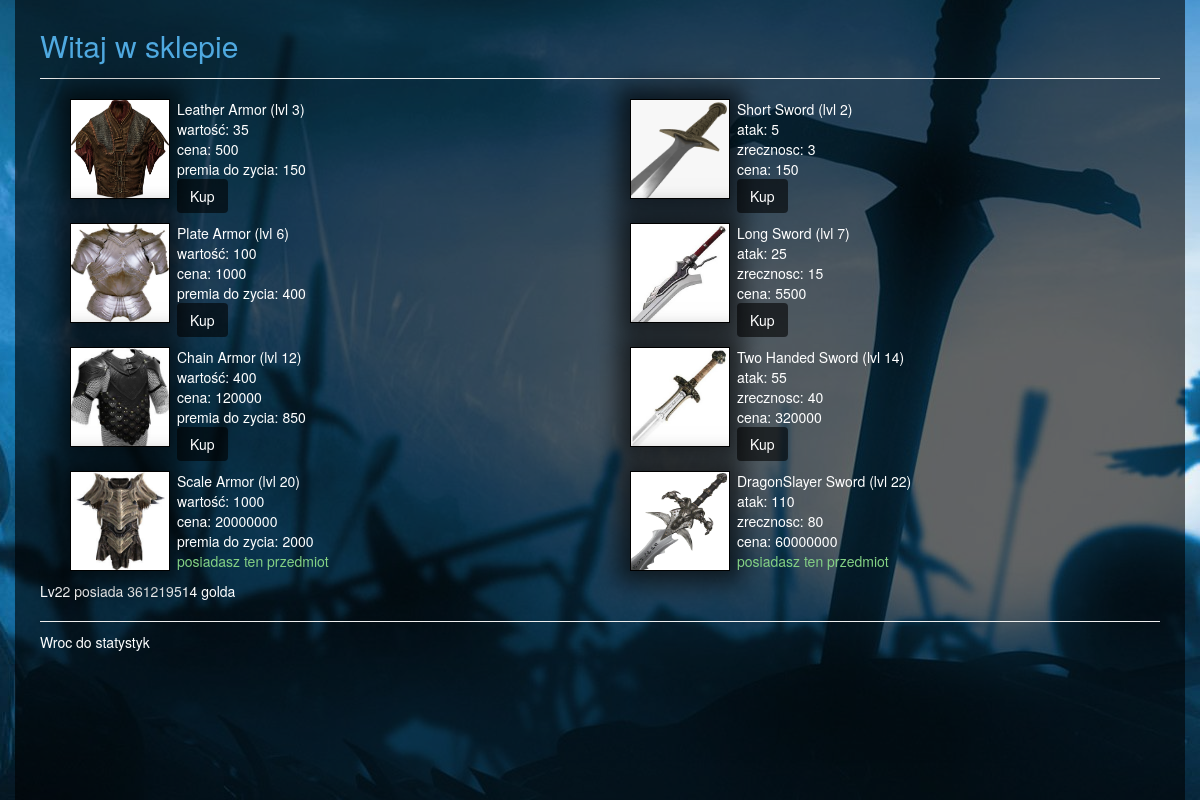
/player/8/shop/, run on an earlier commit of the app's database.
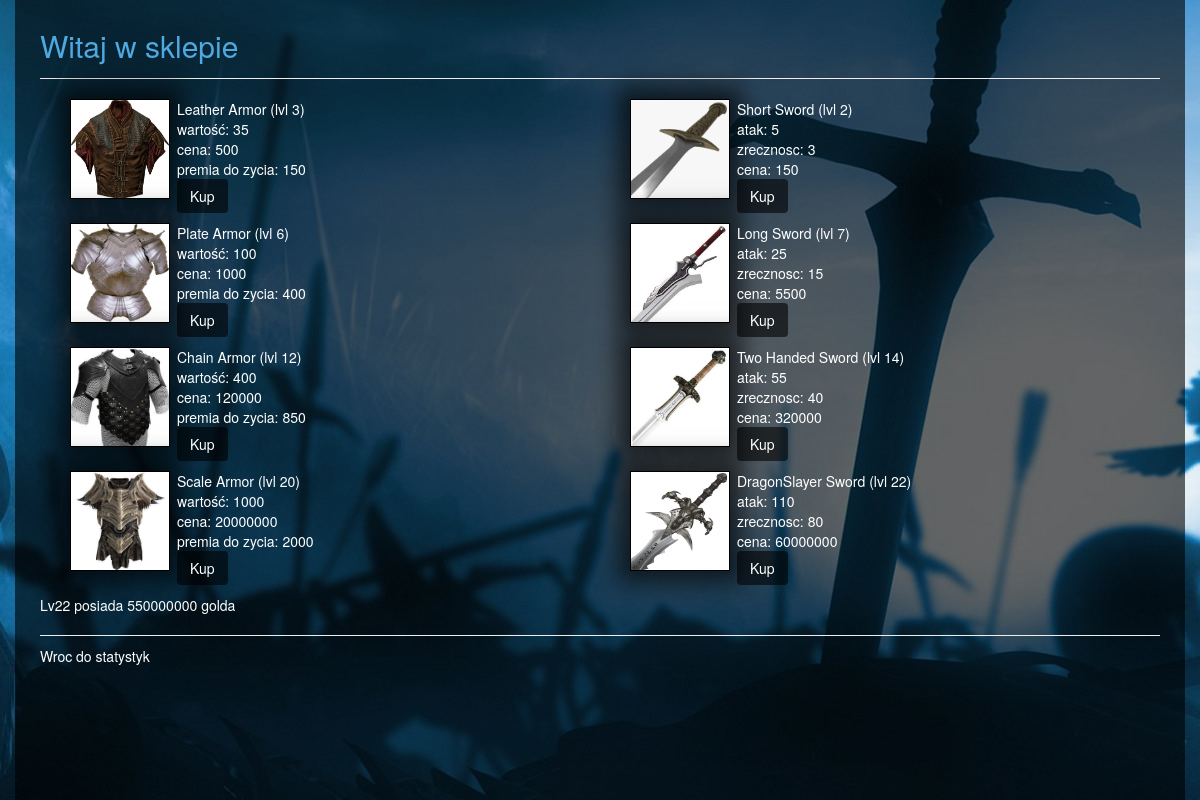
And on a later commit of the database.
### project/models.py (models this page shows, shortened)
class ArmorItem(models.Model):
    name = models.CharField(max_length=30)
    value = models.IntegerField()
    bonus_health = models.IntegerField()
    requiredlv = models.IntegerField()
    price = models.IntegerField()
    def __unicode__(self):
        return self.name

class Weapon(models.Model):
    name = models.CharField(max_length=30)
    bonus_attack = models.IntegerField()
    bonus_agility = models.IntegerField()
    requiredlv = models.IntegerField()
    price = models.IntegerField()
    def __unicode__(self):
        return self.name

class Player(models.Model):
    name = models.CharField(max_length=40)
    level = models.IntegerField()
    experience = models.IntegerField()
    requiredexp = models.IntegerField()
    strength = models.IntegerField()
    agility = models.IntegerField()
    maxhealth = models.IntegerField()
    health = models.IntegerField()
    attack = models.IntegerField()
    maxmana = models.IntegerField()
    mana = models.IntegerField()
    classname = models.ForeignKey(ClassName)
    armorid = models.ForeignKey(ArmorItem)
    bonus_attack = models.IntegerField()
    bonus_agility = models.IntegerField()
    bonus_health = models.IntegerField()
    isarmordamaged = models.BooleanField()
    gold = models.IntegerField()
    dot_damage = models.IntegerField()
    dot_rounds = models.IntegerField()
    small_elixir = models.IntegerField()
    medium_elixir = models.IntegerField()
    big_elixir = models.IntegerField()
    ultimate_elixir = models.IntegerField()

### project/views/shop.py (the view)
# urls.py: url(r'^player/(?P<p>[0-9]+)/shop/$', shop),
def shop(request, p):
    gamer = Player.objects.get(pk=p)
    return render(request, 'shop/shop_items.html', {
        'armor': ArmorItem.objects.exclude(pk=1),
        'weapon': Weapon.objects.all(),
        'p': gamer,
    })

### templates/shop/shop_items.html (shortened to what this page needs)
{% extends 'layout.html' %}
{% block content %}
    <div class="add_player_title">
        Witaj w sklepie
    </div>
    <hr/>
    <div id="this">
        {% include 'shop/buy.html'%}
    </div>
    <hr/>
    <a href="/player/{{p.id}}/">
        Wroc do statystyk
    </a>
{% endblock %}

### templates/shop/buy.html (shortened to what this page needs)
{% load staticfiles %}
  <div class="col-md-6">
        {% for item in armor %}
            <div class="shop">
                <div class="column_left">
                    <div class="armor_img">
                        {%if item.name  == "Leather Armor" %}
                            <img src="{% static 'css/content/armor1.jpg' %}" height="100%", width="100%">
                        {%elif item.name  == "Plate Armor"%}
                            <img src="{% static 'css/content/armor2.jpg' %}" height="100%", width="100%">
                        {%elif item.name  == "Chain Armor"%}
                            <img src="{% static 'css/content/armor3.jpg' %}" height="100%", width="100%">
                        {%else%}
                            <img src="{% static 'css/content/armor4.jpg' %}" height="100%", width="100%">
                        {%endif%}
                    </div>
                </div>
                <div class="armor_info">
                    {{ item.name }} (lvl {{item.requiredlv}})<br />
                    wartość: {{ item.value }}<br />
                    cena: {{ item.price}}<br />
                    premia do zycia: {{ item.bonus_health}}<br />
                    {% if p.armorid == item  %}
                        <div class="green">posiadasz ten przedmiot</div>
                    {% elif p.gold < item.price or p.level < item.requiredlv %}
                        <div class="red">nie mozesz kupic tego przedmiotu</div>
                    {% else %}
                        <button class ="btn btn_attack" onclick="Buy('{{item}}', {{item.price}})">Kup</button>
                    {% endif %}
                </div>
            </div>
        {% endfor %}
    </div>
    <div class="col-md-6">
        {% for item in weapon %}
            <div class="shop">
                <div class="column_left">
                    <div class="armor_img">
                        {%if item.name  == "Short Sword" %}
                            <img src="{% static 'css/content/sword1.jpg' %}" height="100%", width="100%">
                        {%elif item.name  == "Long Sword" %}
                            <img src="{% static 'css/content/sword2.jpg' %}" height="100%", width="100%">
                        {%elif item.name  == "Two Handed Sword" %}
                            <img src="{% static 'css/content/sword3.jpg' %}" height="100%", width="100%">
                        {%else%}
                            <img src="{% static 'css/content/sword4.jpg' %}" height="100%", width="100%">
                        {%endif%}
                    </div>
                </div>
                <div class="armor_info">
                    {{ item.name }} (lvl {{item.requiredlv}})<br />
                    atak: {{ item.bonus_attack }}<br />
                    zrecznosc: {{ item.bonus_agility }}<br />
                    cena: {{ item.price}}<br />
                    {% if p.bonus_attack == item.bonus_attack  %}
                        <div class="green">posiadasz ten przedmiot</div>
                    {% elif p.gold < item.price or p.level < item.requiredlv %}
                        <div class="red">nie mozesz kupic tego przedmiotu</div>
                    {% else %}
                        <button class ="btn btn_attack" onclick="Buy('{{item}}', {{item.price}})">Kup</button>
                    {% endif %}
                </div>
            </div>
        {% endfor %}
    </div>
    <p>
        {{p.name}} posiada {{p.gold}} golda
    </p>

What changed in the data, as far as the page shows it:
computed for ArmorItem "Scale Armor": text "posiadasz ten przedmiot" → "Kup"
computed for Weapon "DragonSlayer Sword": text "posiadasz ten przedmiot" → "Kup"
changed Player "Lv22": armorid_id 5 → 1 (drawn); bonus_attack 110 → 0 (drawn); gold "361219514" → "550000000"
